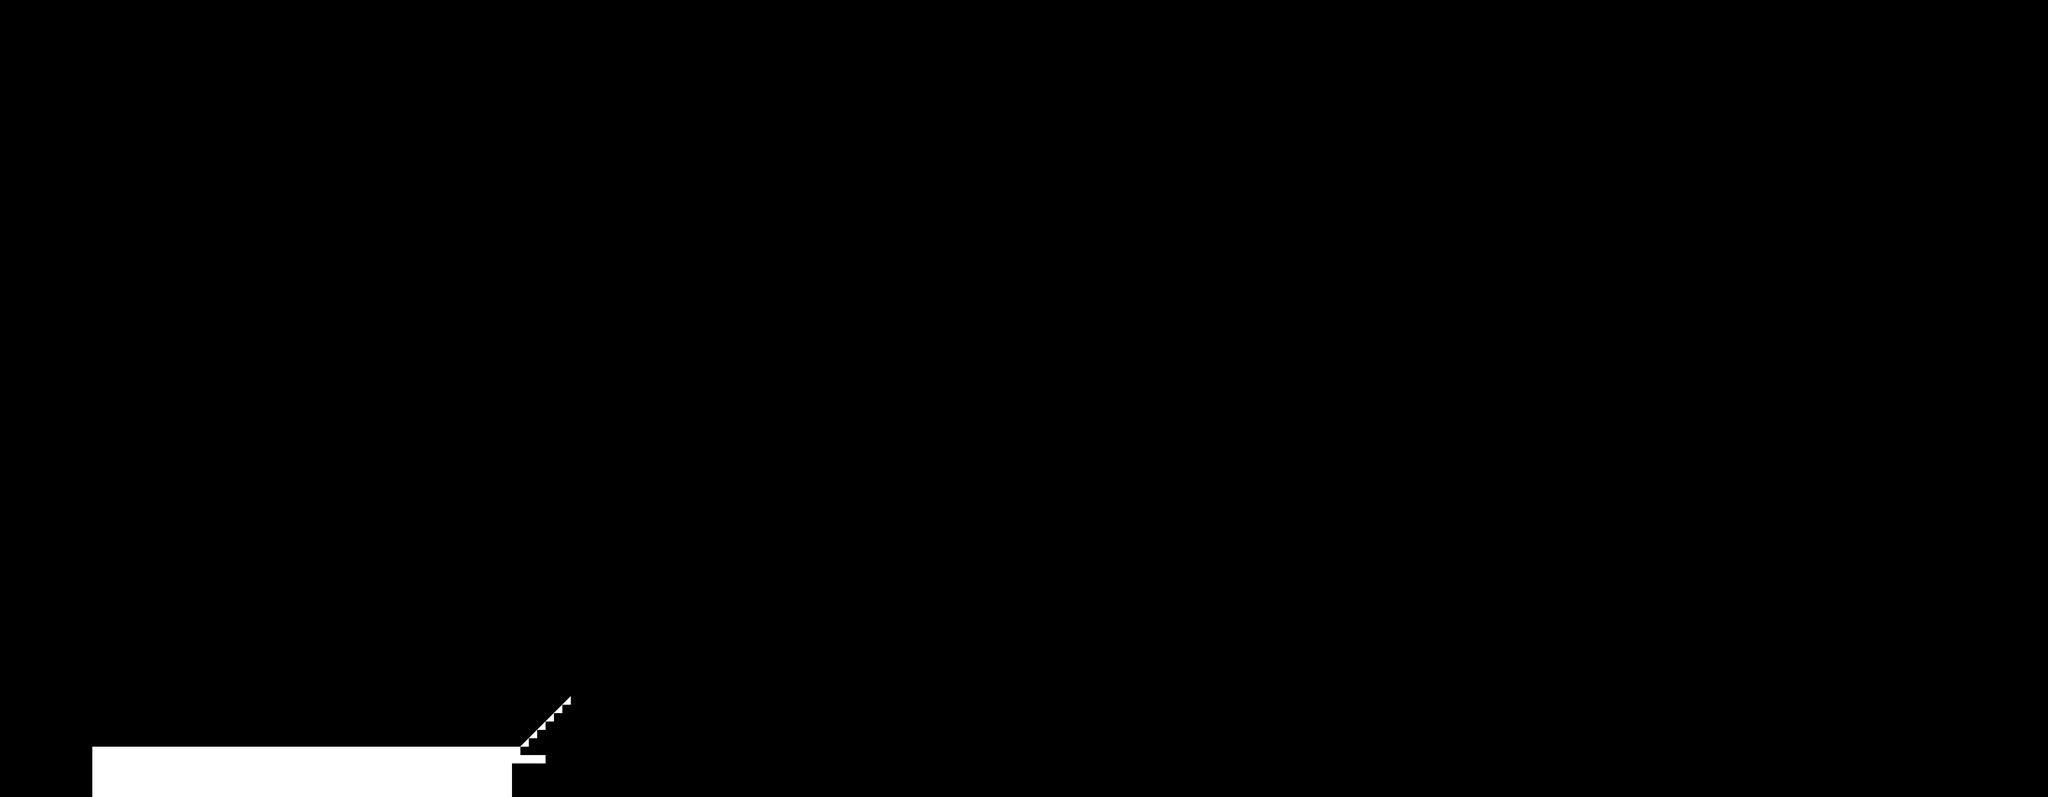

This is a level from a 2D game, rendered from its Tiled map with the project's own tilesets. A one-line summary and the map file follow, with tile-layer data summarised:
An orthogonal 244x95 tile map with 16x16 px tiles, 4 tile layers (white tiles, blue tiles, red tiles, door tiles) and 16 objects.

<map version="1.0" orientation="orthogonal" renderorder="right-down" width="244" height="95" tilewidth="16" tileheight="16" nextobjectid="470">
 <tileset firstgid="1" name="tileset" tilewidth="16" tileheight="16" tilecount="36" columns="6">
  <image source="tileset.png" width="96" height="96" />
 </tileset>
 <objectgroup color="#ffffff" name="white slope">
  <object id="436" x="176" y="1426.72">
   <polyline points="0,0 813.526,0" />
  </object>
  <object id="437" x="989.526" y="1426.72">
   <polyline points="0,0 102.86,-102.86" />
  </object>
  <object id="439" x="1372.91" y="1323.86">
   <polyline points="0,0 0,102.86" />
  </object>
  <object id="440" x="1372.91" y="1426.72">
   <polyline points="0,0 149.614,0" />
  </object>
  <object id="441" x="1522.53" y="1426.72">
   <polyline points="0,0 0,-102.86" />
  </object>
  <object id="442" x="1522.53" y="1323.86">
   <polyline points="0,0 364.684,0" />
  </object>
  <object id="443" x="1887.21" y="1323.86">
   <polyline points="0,0 0,102.86" />
  </object>
  <object id="446" x="2083.58" y="1174.25">
   <polyline points="0,0 224.421,0" />
  </object>
  <object id="451" x="1092.39" y="1323.86">
   <polyline points="0,0 280.526,0" />
  </object>
  <object id="453" x="1887.21" y="1426.72">
   <polyline points="0,0 196.368,0" />
  </object>
  <object id="458" x="176" y="688">
   <polyline points="0,0 0,738.719" />
  </object>
  <object id="461" x="2308" y="688">
   <polyline points="0,0 -2132,0" />
  </object>
  <object id="463" x="2083.58" y="1426.72">
   <polyline points="0,0 0,-252.474" />
  </object>
  <object id="464" x="2308" y="1174.25">
   <polyline points="0,0 0,-486.246" />
  </object>
 </objectgroup>
 <objectgroup color="#5684d8" name="blue slope" />
 <objectgroup color="#dc273c" name="red slope" />
 <objectgroup color="#b7ed17" name="boundary slope" />
 <objectgroup color="#ff6100" name="white walkers" />
 <objectgroup name="blue walkers" />
 <objectgroup name="red walkers" />
 <objectgroup color="#971ded" name="lights" />
 <objectgroup color="#03ff03" name="player">
  <object id="448" x="384" y="1344" width="16" height="16" />
 </objectgroup>
 <objectgroup color="#0dff00" name="end">
  <object id="469" x="2224" y="1120">
   <polyline points="0,0 0,-128" />
  </object>
 </objectgroup>
 <objectgroup name="white sprinters" />
 <objectgroup name="blue sprinters" />
 <objectgroup name="red sprinters" />
 <objectgroup name="unclimbable" />
 <objectgroup name="white exploders" />
 <objectgroup name="blue exploders" />
 <objectgroup name="red exploders" />
 <layer name="white tiles" width="244" height="95">
  <data>[23180 cells, 311 non-empty, 2 distinct tile ids]</data>
 </layer>
 <layer name="blue tiles" width="244" height="95">
  <data>[23180 cells, 0 non-empty, 0 distinct tile ids]</data>
 </layer>
 <layer name="red tiles" width="244" height="95">
  <data>[23180 cells, 0 non-empty, 0 distinct tile ids]</data>
 </layer>
 <layer name="door tiles" width="244" height="95">
  <data>[23180 cells, 0 non-empty, 0 distinct tile ids]</data>
 </layer>
</map>
